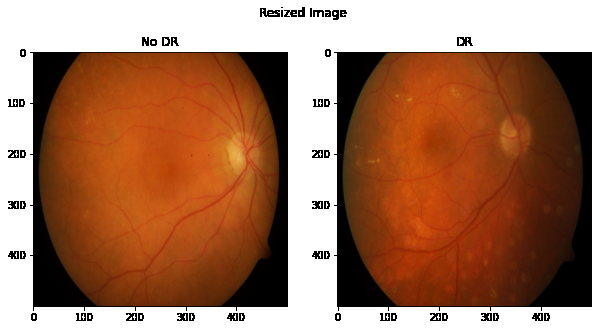
#> input picture New folder/0. resized image.png, 598 x 330 px; its folder holds only this picture in this run
$ python -i FeatureExtractionTry.py   (imports and definitions only)   (older library calls are emulated)
#> lines starting #> are read from the running program, lines starting #| are printed output that depends on the picture; after the words box and inside, x2 and y2 are one past the last pixel; in counts of white or black regions, pixels touching at a corner belong together
#> further down, picture is the input picture: shape (330, 598, 3); mean B, G, R 91.6, 116.9, 162.1
from time import time
import cv2
import numpy as np
from pyparsing import col
import skimage.morphology as morph
import skimage.filters as filters
import skimage.exposure as exposure
import xlsxwriter as xls
from skimage.feature import graycomatrix, graycoprops
import skimage.feature as feature
import os

path_dataset = "E:/Pawang Code/Diabetic Retinopathy/dataset_filter"
book = xls.Workbook('E:/Pawang Code/Diabetic Retinopathy/featureExtraction3.xlsx')
sheet = book.add_worksheet()
# [1 line not run here, left out]
column = 1
glcm_feature = ['contrast', 'dissimilarity', 'homogeneity', 'ASM', 'energy', 'correlation']
angle = [0]
# [6 lines not run here, left out]
row = 1

def crop_image_from_gray(img,tol=7):
#> called with tol = 7
    if img.ndim ==2:
        mask = img>tol
        return img[np.ix_(mask.any(1),mask.any(0))]
    elif img.ndim==3:
        gray_img = cv2.cvtColor(img, cv2.COLOR_BGR2GRAY)
        mask = gray_img>tol
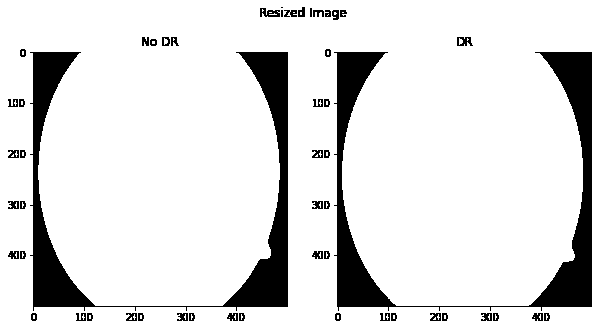
#> mask: shape (330, 598) bool; 87.4% white; 53 black regions (3 under 20 px), largest, box (x1, y1, x2, y2) and area: (30, 52, 288, 311) 11285, (334, 52, 592, 311) 11243, (260, 8, 280, 17) 116
        check_shape = img[:,:,0][np.ix_(mask.any(1),mask.any(0))].shape[0]
#> check_shape = 330
        if (check_shape == 0):
            return img
        else:
            img1=img[:,:,0][np.ix_(mask.any(1),mask.any(0))]
            img2=img[:,:,1][np.ix_(mask.any(1),mask.any(0))]
            img3=img[:,:,2][np.ix_(mask.any(1),mask.any(0))]
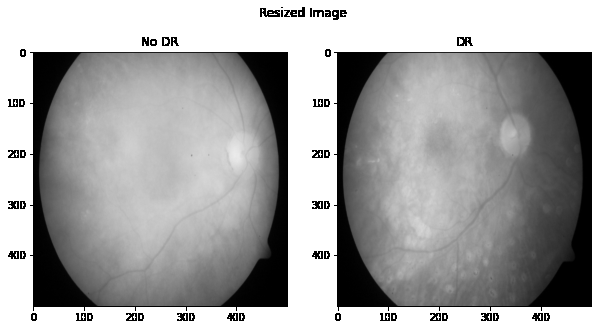
#> img3: shape (330, 598); min 0, max 255, mean 162.1
            img = np.stack([img1,img2,img3],axis=-1)
            return img

def circle_crop_v2(img):
    img = crop_image_from_gray(img)

    height, width, depth = img.shape
#> height = 330; width = 598; depth = 3
    largest_side = np.max((height, width))
#> largest_side = 598
    img = cv2.resize(img, (largest_side, largest_side))

    height, width, depth = img.shape
#> height = 598

    x = int(width / 2)
#> x = 299
    y = int(height / 2)
#> y = 299
    r = np.amin((x, y))
#> r = 299

    circle_img = np.zeros((height, width), np.uint8)
    cv2.circle(circle_img, (x, y), int(r), 1, thickness=-1)
#> circle_img: shape (598, 598); values 0 (black) and 1 (white), 78.5% white; 4 black regions, box (x1, y1, x2, y2) and area: (0, 0, 299, 299) 19496, (300, 0, 598, 275) 19197, (0, 300, 275, 598) 19197, (324, 324, 598, 598) 18899
    img = cv2.bitwise_and(img, img, mask=circle_img)
    img = crop_image_from_gray(img)
#> call 2 of crop_image_from_gray, with tol = 7
#> in crop_image_from_gray (call 2), `mask = gray_img>tol`:
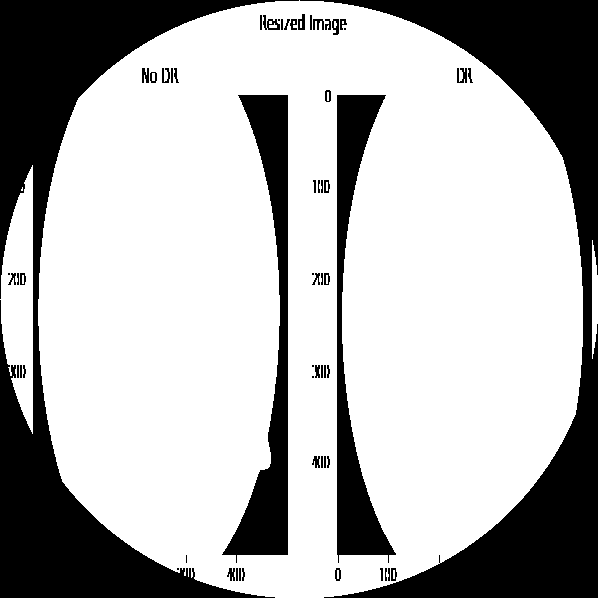
#> mask: shape (598, 598) bool; 70.7% white; 61 black regions (8 under 20 px), largest, box (x1, y1, x2, y2) and area: (0, 0, 299, 598) 42857, (300, 0, 598, 598) 40241, (222, 95, 288, 563) 10506
#> in crop_image_from_gray (call 2), `img1=img[:,:,0][np.ix_(mask.any(1),mask.any(0))]`:
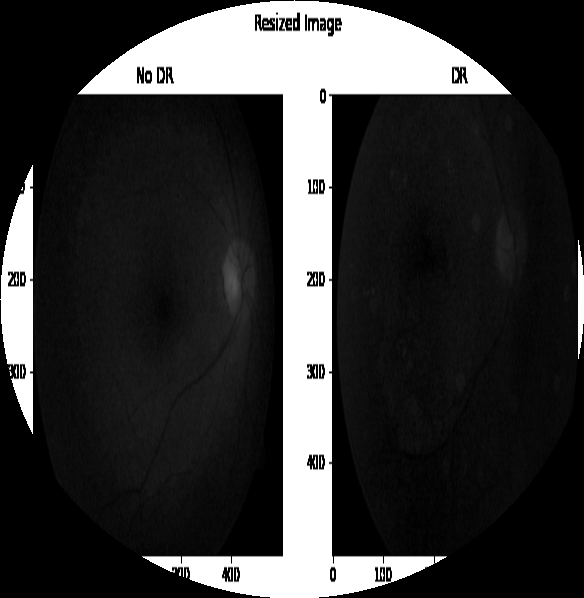
#> img1: shape (598, 584); min 0, max 255, mean 53.8
#> in crop_image_from_gray (call 2), `img2=img[:,:,1][np.ix_(mask.any(1),mask.any(0))]`:
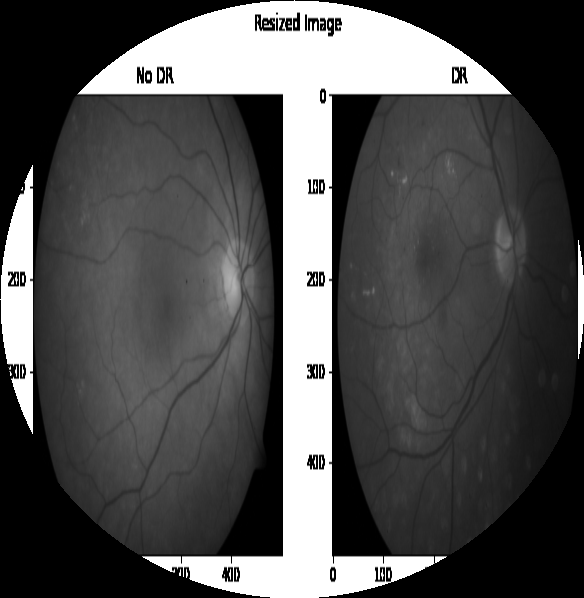
#> img2: shape (598, 584); min 0, max 255, mean 79.3
#> in crop_image_from_gray (call 2), `img3=img[:,:,2][np.ix_(mask.any(1),mask.any(0))]`:
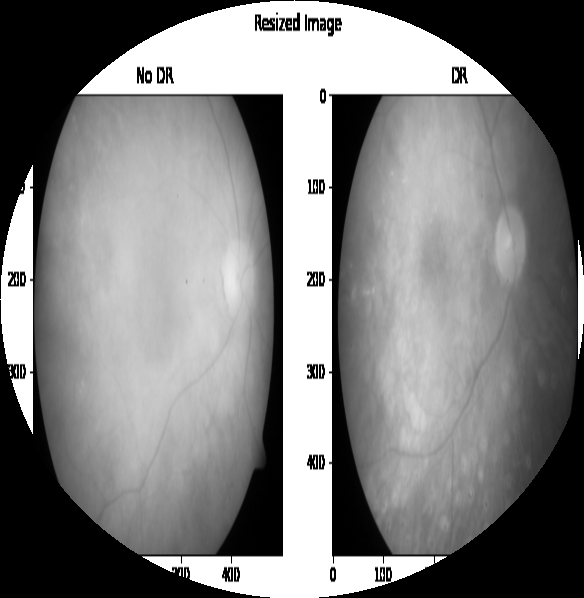
#> img3: shape (598, 584); min 0, max 255, mean 124.9
#> in crop_image_from_gray (call 2), `img = np.stack([img1,img2,img3],axis=-1)`:
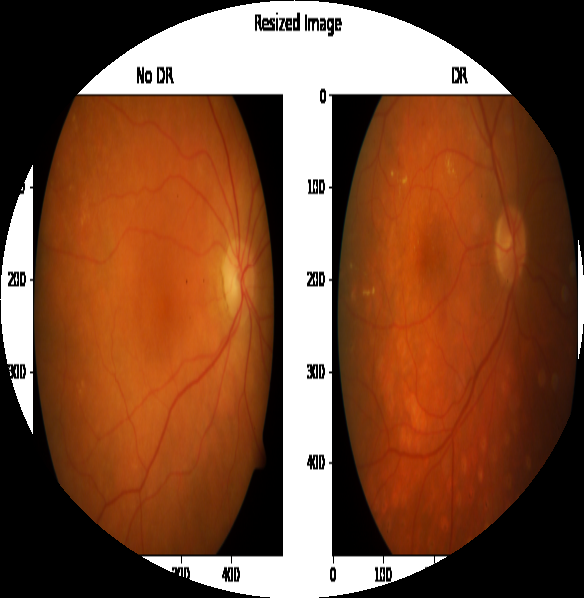
#> img: shape (598, 584, 3); mean B, G, R 53.8, 79.3, 124.9

    return img

def preprocessing(img):
    # [10 lines of commented-out code are left out]
    green = img[:,:,1]
    # incomplement = cv2.bitwise_not(green) # negative image
    clache = cv2.createCLAHE(clipLimit=5) # Contrast Limited Adaptive Histogram Equalization
    cl1 = clache.apply(green) # Apply CLAHE

    return cl1

def glcm(img):
    distance = [5]
    angles = [0]
    level = 256
    symetric = True
    normed = True

    glcm = graycomatrix(img, distance, angles, level, symmetric=symetric, normed=normed)
    glcm_props = [property for name in glcm_feature for property in graycoprops(glcm, name)[0]]

    return glcm_props

# [26 lines not run here, left out]

>>> import cv2
>>> picture = cv2.imread('New folder/0. resized image.png')
>>> result = circle_crop_v2(picture)
